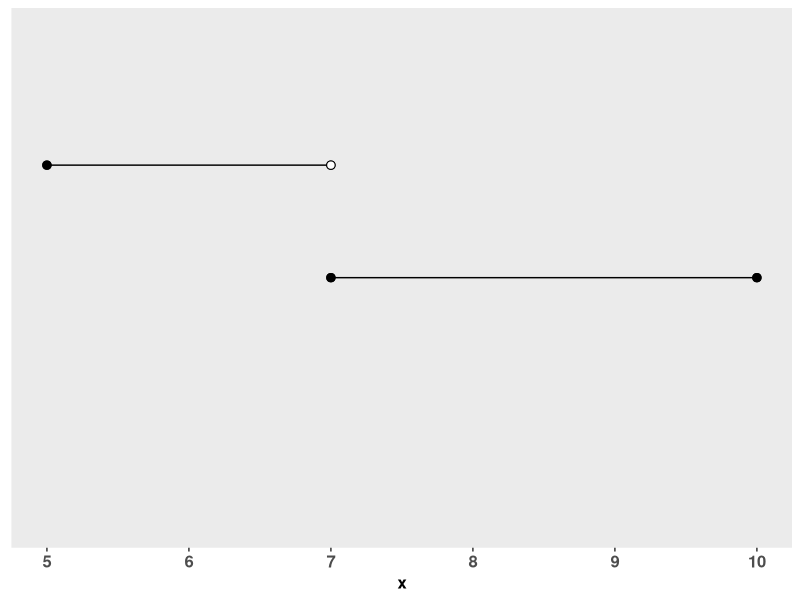
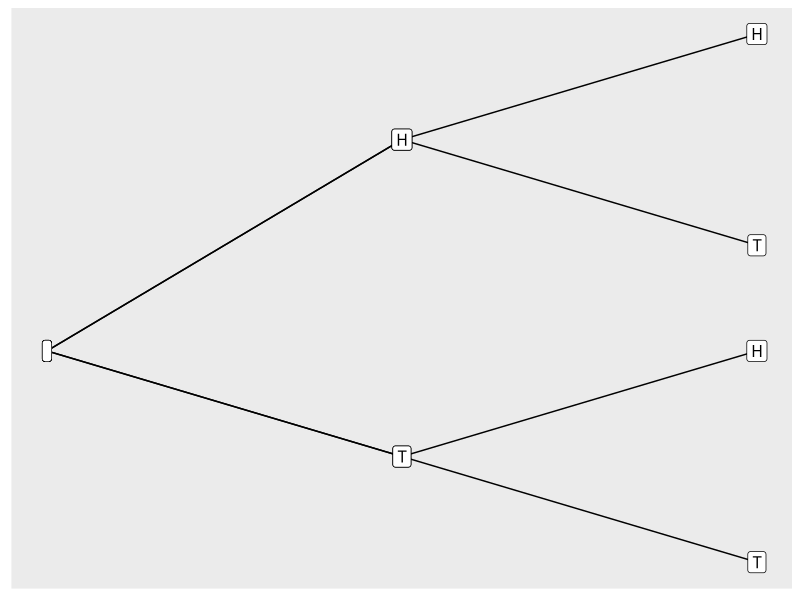
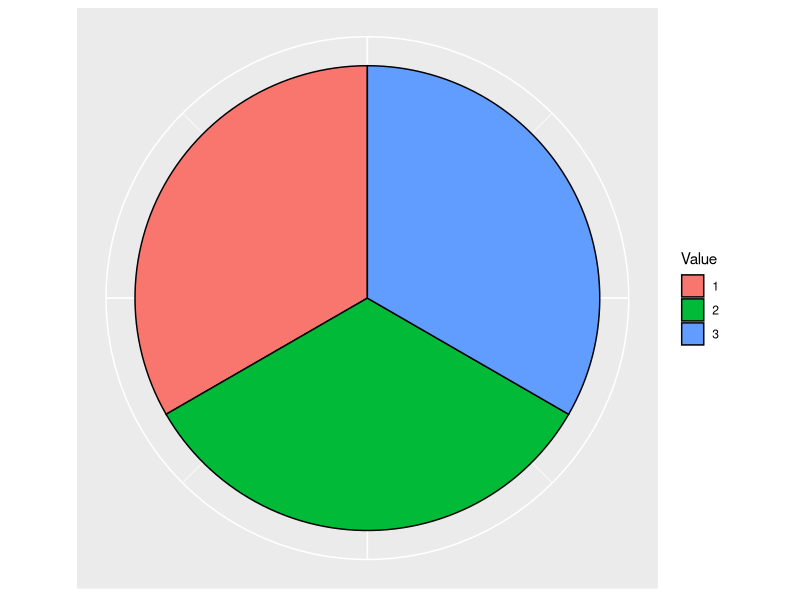
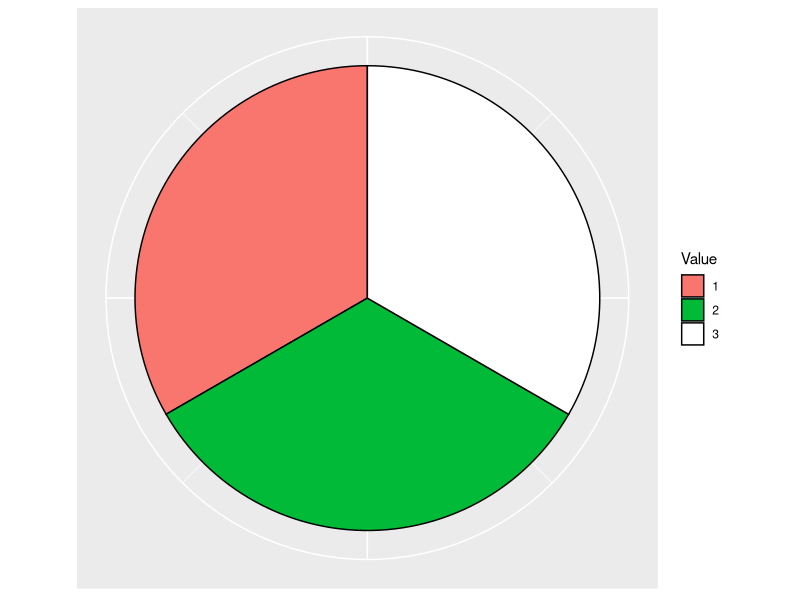
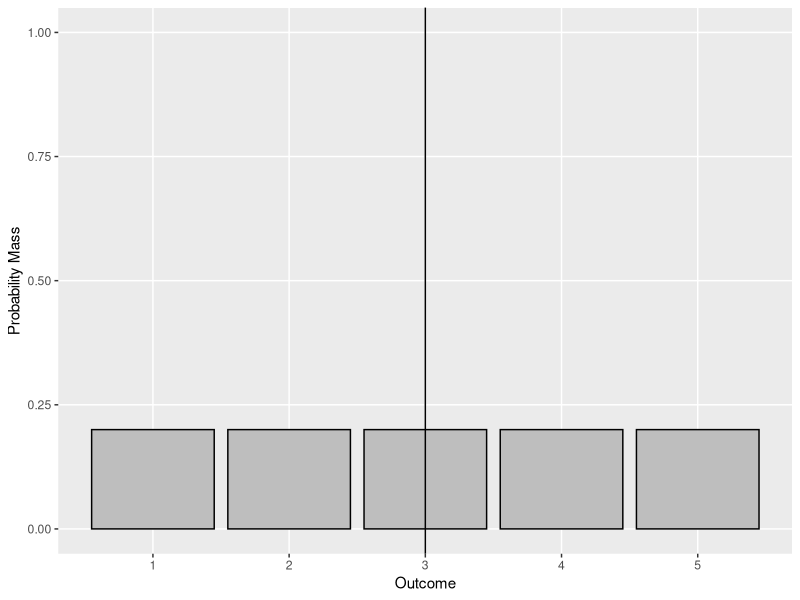
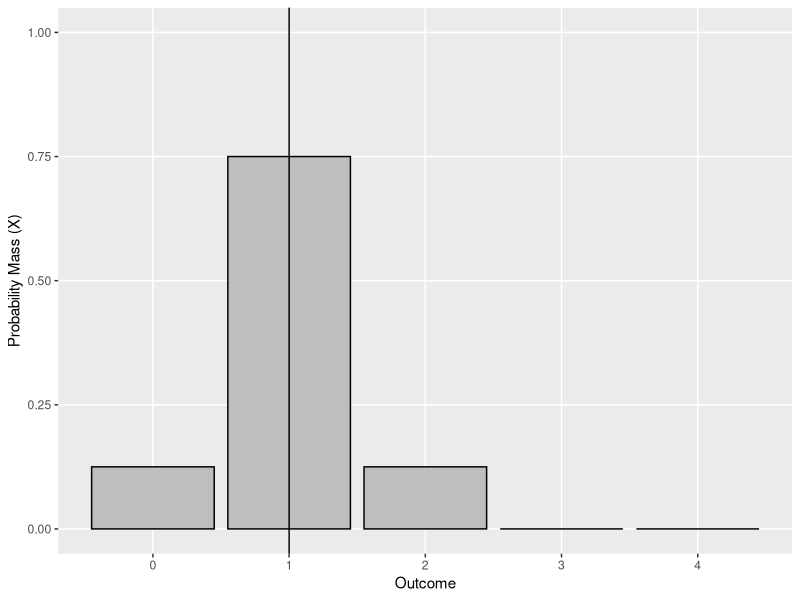
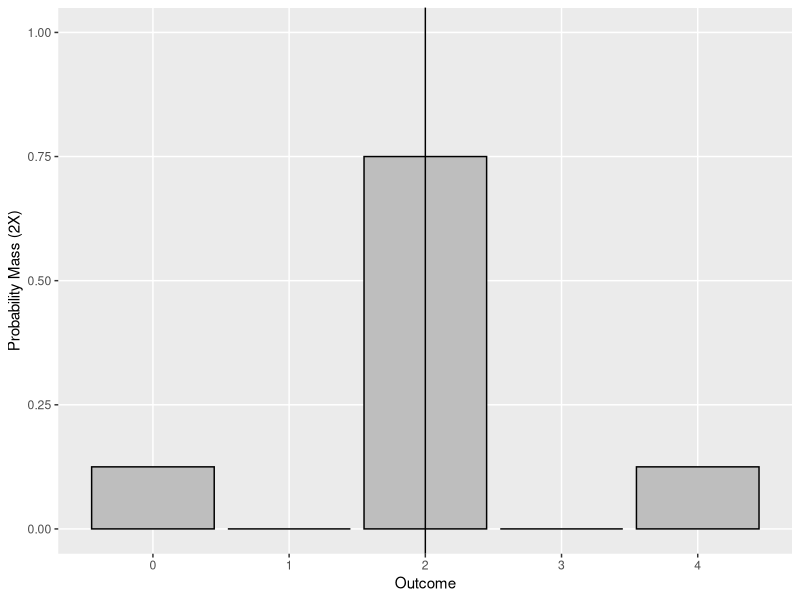
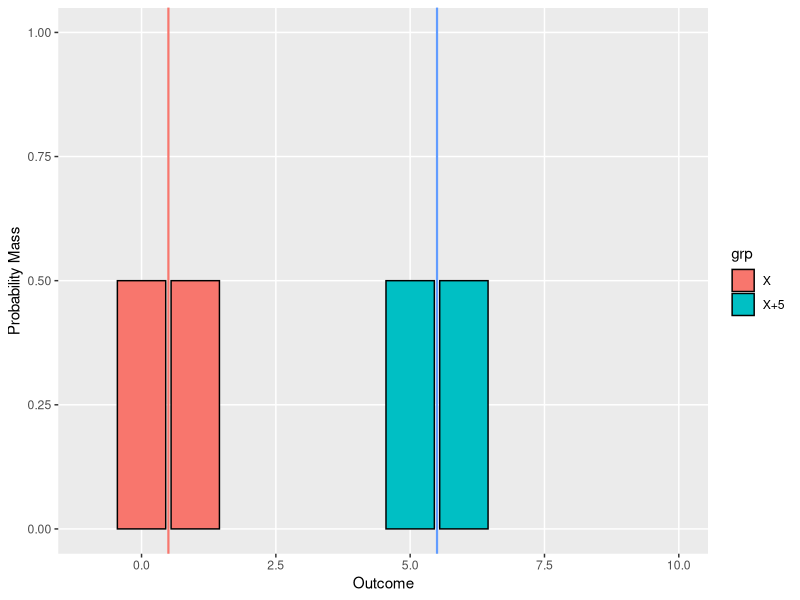

Recreate these plots in R, in order.
## ---- chunk 1
x <- c(5,7)
y <- c(.3,.3)
C <- data.frame(x,y)

C2 <- data.frame(x = c(7,10), y = c(.2,.2))

lines <- ggplot2::ggplot(C, ggplot2::aes(x = x, y = y)) +
  ggplot2::geom_line() +
  ggplot2::scale_y_continuous(limits = c(0,1), expand = ggplot2::expansion(c(.1,.1))) +
  ggplot2::geom_line(data = C2, ggplot2::aes(x = x, y = y)) +
  ggplot2::geom_point(x = 7, y = .3, shape = 21, fill = 'white', size = 2.5) +
  ggplot2::geom_point(x = 5, y = .3, shape = 21, fill = 'black', size = 2.5) +
  ggplot2::geom_point(x = 7, y = .2, shape = 21, fill = 'black', size = 2.5) +
  ggplot2::geom_point(x = 10, y = .2, shape = 21, fill = 'black', size = 2.5) +
  ggplot2::theme(axis.ticks.y = ggplot2::element_blank(), 
                 axis.line.y = ggplot2::element_blank(),
                 axis.text.y = ggplot2::element_blank(),
                 axis.title.y = ggplot2::element_blank(),
                 axis.title.x = ggplot2::element_text(size = 12, face = 'bold'),
                 panel.grid.major = ggplot2::element_blank(),
                 panel.grid.minor = ggplot2::element_blank(),
                 axis.text.x = ggplot2::element_text(size = 12, face = 'bold')) +
  ggplot2::coord_cartesian(xlim = c(5,10), ylim = c(0,.4))

print(lines)
## ---- chunk 2
a <- data.frame(x = c(1,2,3,1,2,3,1,2,3,1,2,3), 
                y = c(1,1.5,1.75,1,1.5,1.25,1,.75,1,1,.75,.50),
                grp = c('A','A','A','B','B','B','C','C','C','D','D','D'),
                text = c('','H','H','','H','T','','T','H','','T','T'))
                

ggplot2::ggplot(a, ggplot2::aes(x = x, y = y, group = grp, label = text)) +
  ggplot2::geom_line() +
  ggplot2::geom_point() +
  ggplot2::geom_label() +
  ggplot2::theme(axis.ticks = ggplot2::element_blank(), 
                 axis.line = ggplot2::element_blank(),
                 axis.text = ggplot2::element_blank(),
                 axis.title = ggplot2::element_blank(),
                 panel.grid.major = ggplot2::element_blank(),
                 panel.grid.minor = ggplot2::element_blank())


## ---- chunk 3
x <- c(1/3,1/3,1/3)
y <- as.factor(c(1,2,3))
C <- data.frame(x,y)



lines <- ggplot2::ggplot(C, ggplot2::aes(x = '', fill = y, y = x, label = y)) +
  ggplot2::geom_bar(stat = 'identity', width = 1, color = 'black') +
  ggplot2::coord_polar("y", start=0) +
  ggplot2::labs(fill = 'Value') +
  ggplot2::theme(axis.ticks = ggplot2::element_blank(),
                 axis.text = ggplot2::element_blank(),
                 axis.title = ggplot2::element_blank()) +
  ggplot2::scale_fill_manual(values = c('#F8766D','#00BA38','#619CFF'))

print(lines)
## ---- chunk 4
x <- c(1/3,1/3,1/3)
y <- as.factor(c(1,2,3))
C <- data.frame(x,y)



lines <- ggplot2::ggplot(C, ggplot2::aes(x = '', fill = y, y = x, label = y)) +
  ggplot2::geom_bar(stat = 'identity', width = 1, color = 'black') +
  ggplot2::coord_polar("y", start=0) +
  ggplot2::labs(fill = 'Value') +
  ggplot2::theme(axis.ticks = ggplot2::element_blank(),
                 axis.text = ggplot2::element_blank(),
                 axis.title = ggplot2::element_blank()) +
  ggplot2::scale_fill_manual(values = c('#F8766D','#00BA38','white'))

print(lines)
## ---- chunk 5
x <- rep(c(1,2,3,4), each = 4)
y <- rep(c(1,2,3,4), times = 4)
q <- x + y
z <- rep('1/16', times = 16)

sample_space <- data.frame(x,y,q,z)
names(sample_space) <- c('1st Die', '2nd Die','Sum', 'Probability')

x <- flextable::flextable(sample_space)
x <- flextable::merge_v(x, j = 1)
x <- flextable::hline(x, i = c(4,8,12,16))
x <- flextable::align(x, align = 'center', part = 'body')
x <- flextable::align(x, align = 'center', part = 'header')
x
## ---- chunk 6
a <- data.frame(x = c(1,2,3,4,5), 
                y = rep(1/5, times = 5))
                

ggplot2::ggplot(a, ggplot2::aes(x = x, y = y)) +
  ggplot2::geom_col(fill = 'gray', color = 'black') +
  ggplot2::scale_y_continuous(limits = c(0,1)) +
  ggplot2::theme(
                 panel.grid.minor = ggplot2::element_blank()) +
  ggplot2::labs(x = 'Outcome', y = 'Probability Mass') +
  ggplot2::geom_vline(xintercept = 3)


## ---- chunk 7
x <- rep(c(1,0), each = 2)
y <- rep(c(1,0), times = 2)
q <- x + y
z <- rep('1/4', times = 4)

sample_space <- data.frame(x,y,q,z)
names(sample_space) <- c('1st Flip', '2nd Flip','Sum (Z)', 'Probability')

x <- flextable::flextable(sample_space)
x <- flextable::merge_v(x, j = 1)
x <- flextable::hline(x, i = c(2,4))
x <- flextable::align(x, align = 'center', part = 'body')
x <- flextable::align(x, align = 'center', part = 'header')
x
## ---- chunk 8
a <- data.frame(x = c(0,1,2,3,4), 
                y = c(1/8,3/4,1/8,0,0))
                

ggplot2::ggplot(a, ggplot2::aes(x = x, y = y)) +
  ggplot2::geom_col(fill = 'gray', color = 'black') +
  ggplot2::scale_y_continuous(limits = c(0,1)) +
  ggplot2::theme(
                 panel.grid.minor = ggplot2::element_blank()) +
  ggplot2::labs(x = 'Outcome', y = 'Probability Mass (X)') +
  ggplot2::geom_vline(xintercept = 1)


## ---- chunk 9
a <- data.frame(x = c(0,1,2,3,4), 
                y = c(1/8,0,3/4,0,1/8))
                

ggplot2::ggplot(a, ggplot2::aes(x = x, y = y)) +
  ggplot2::geom_col(fill = 'gray', color = 'black') +
  ggplot2::scale_y_continuous(limits = c(0,1)) +
  ggplot2::theme(
                 panel.grid.minor = ggplot2::element_blank()) +
  ggplot2::labs(x = 'Outcome', y = 'Probability Mass (2X)') +
  ggplot2::geom_vline(xintercept = 2)


## ---- chunk 10
a <- data.frame(x = c(0,1,5,6), 
                y = c(1/2,1/2,1/2,1/2),
                grp = c('X','X','X+5','X+5'))
                

ggplot2::ggplot(a, ggplot2::aes(x = x, y = y, fill = grp)) +
  ggplot2::geom_bar(position = 'dodge', stat = 'identity', color = 'black') +
  ggplot2::scale_y_continuous(limits = c(0,1)) +
  ggplot2::scale_x_continuous(limits = c(-1,10)) +
  ggplot2::theme(
                 panel.grid.minor = ggplot2::element_blank()) +
  ggplot2::labs(x = 'Outcome', y = 'Probability Mass') +
  ggplot2::geom_vline(xintercept = 1/2, color = '#F8766D', linewidth = .75) +
    ggplot2::geom_vline(xintercept = 5.5, color = '#619CFF', linewidth = .75) 
    
